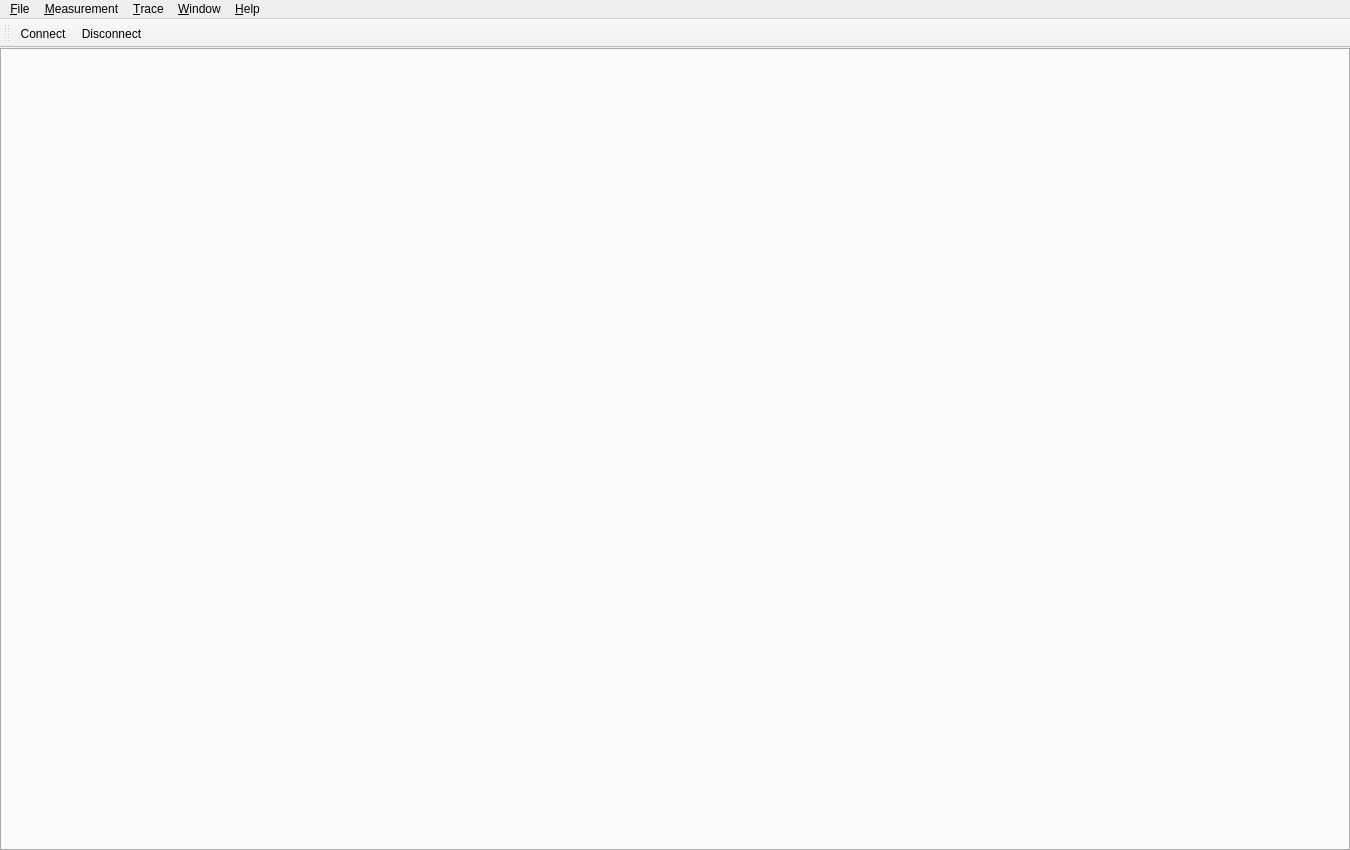
<?xml version="1.0" encoding="UTF-8"?>
<ui version="4.0">
 <class>MainWindow</class>
 <widget class="QMainWindow" name="MainWindow">
  <property name="geometry">
   <rect>
    <x>0</x>
    <y>0</y>
    <width>1350</width>
    <height>850</height>
   </rect>
  </property>
  <property name="windowTitle">
   <string>cangaroo</string>
  </property>
  <property name="styleSheet">
   <string notr="true">
QToolBar &gt; * {
	padding: 4px 2px;
}
</string>
  </property>
  <property name="documentMode">
   <bool>false</bool>
  </property>
  <property name="unifiedTitleAndToolBarOnMac">
   <bool>true</bool>
  </property>
  <widget class="QWidget" name="centralwidget">
   <layout class="QVBoxLayout" name="verticalLayout">
    <property name="spacing">
     <number>3</number>
    </property>
    <property name="leftMargin">
     <number>0</number>
    </property>
    <property name="topMargin">
     <number>0</number>
    </property>
    <property name="rightMargin">
     <number>0</number>
    </property>
    <property name="bottomMargin">
     <number>0</number>
    </property>
    <item>
     <widget class="QTabWidget" name="mainTabs">
      <property name="autoFillBackground">
       <bool>false</bool>
      </property>
      <property name="tabPosition">
       <enum>QTabWidget::South</enum>
      </property>
      <property name="tabShape">
       <enum>QTabWidget::Rounded</enum>
      </property>
      <property name="currentIndex">
       <number>-1</number>
      </property>
      <property name="elideMode">
       <enum>Qt::ElideNone</enum>
      </property>
      <property name="tabsClosable">
       <bool>false</bool>
      </property>
      <property name="movable">
       <bool>true</bool>
      </property>
     </widget>
    </item>
   </layout>
  </widget>
  <widget class="QMenuBar" name="menubar">
   <property name="geometry">
    <rect>
     <x>0</x>
     <y>0</y>
     <width>1350</width>
     <height>17</height>
    </rect>
   </property>
   <widget class="QMenu" name="menuFile">
    <property name="title">
     <string>&amp;File</string>
    </property>
    <addaction name="action_WorkspaceNew"/>
    <addaction name="separator"/>
    <addaction name="action_WorkspaceOpen"/>
    <addaction name="action_WorkspaceSave"/>
    <addaction name="action_WorkspaceSaveAs"/>
    <addaction name="separator"/>
    <addaction name="action_Quit"/>
   </widget>
   <widget class="QMenu" name="menuWindow">
    <property name="title">
     <string>&amp;Window</string>
    </property>
    <widget class="QMenu" name="menu_New">
     <property name="title">
      <string>&amp;New</string>
     </property>
     <addaction name="action_Trace_View"/>
     <addaction name="actionLog_View"/>
     <addaction name="actionGraph_View"/>
     <addaction name="actionCan_Status_View"/>
     <addaction name="actionGraph_View_2"/>
     <addaction name="actionTransmit_View"/>
    </widget>
    <addaction name="menu_New"/>
   </widget>
   <widget class="QMenu" name="menuMeasurement">
    <property name="title">
     <string>&amp;Measurement</string>
    </property>
    <addaction name="actionStart_Measurement"/>
    <addaction name="actionStop_Measurement"/>
    <!-- <addaction name="separator"/> -->
    <!-- <addaction name="actionSetup"/> -->
   </widget>
   <widget class="QMenu" name="menuHelp">
    <property name="title">
     <string>&amp;Help</string>
    </property>
    <addaction name="actionAbout"/>
   </widget>
   <widget class="QMenu" name="menu_Trace">
    <property name="title">
     <string>&amp;Trace</string>
    </property>
    <addaction name="action_TraceClear"/>
    <addaction name="separator"/>
    <addaction name="actionSave_Trace_to_file"/>
   </widget>
   <addaction name="menuFile"/>
   <addaction name="menuMeasurement"/>
   <addaction name="menu_Trace"/>
   <addaction name="menuWindow"/>
   <addaction name="menuHelp"/>
  </widget>
  <widget class="QToolBar" name="iconbar">
   <property name="windowTitle">
    <string>ToolBar</string>
   </property>
   <attribute name="toolBarArea">
    <enum>TopToolBarArea</enum>
   </attribute>
   <attribute name="toolBarBreak">
    <bool>false</bool>
   </attribute>
   <addaction name="actionConnect"/>
   <addaction name="actionDisconnect"/>
  </widget>
  <action name="actionConnect">
   <property name="icon">
    <iconset resource="cangaroo.qrc">
     <normaloff>:/assets/connect.png</normaloff>:/assets/connect.png</iconset>
   </property>
   <property name="text">
    <string>Connect</string>
   </property>
  </action>
  <action name="actionDisconnect">
   <property name="enabled">
    <bool>true</bool>
   </property>
   <property name="icon">
    <iconset resource="cangaroo.qrc">
     <normaloff>:/assets/disconnect.png</normaloff>:/assets/disconnect.png</iconset>
   </property>
   <property name="text">
    <string>Disconnect</string>
   </property>
  </action>
  <action name="action_Quit">
   <property name="text">
    <string>E&amp;xit</string>
   </property>
   <property name="shortcut">
    <string>Alt+F4</string>
   </property>
  </action>
  <action name="action_Trace_View">
   <property name="text">
    <string>&amp;Trace View</string>
   </property>
   <property name="shortcut">
    <string>Ctrl+Shift+T</string>
   </property>
  </action>
  <action name="actionLog_View">
   <property name="text">
    <string>&amp;Log View</string>
   </property>
   <property name="shortcut">
    <string>Ctrl+Shift+L</string>
   </property>
  </action>
  <!-- <action name="actionSetup">
   <property name="text">
    <string>&amp;Setup...</string>
   </property>
   <property name="shortcut">
    <string>Ctrl+Alt+S</string>
   </property>
  </action> -->
  <action name="actionStart_Measurement">
   <property name="text">
    <string>Star&amp;t Measurement</string>
   </property>
   <property name="shortcut">
    <string>F5</string>
   </property>
  </action>
  <action name="actionStop_Measurement">
   <property name="text">
    <string>Sto&amp;p Measurement</string>
   </property>
   <property name="shortcut">
    <string>Shift+F5</string>
   </property>
  </action>
  <action name="actionAbout">
   <property name="text">
    <string>&amp;About</string>
   </property>
  </action>
  <action name="actionSave_Trace_to_file">
   <property name="text">
    <string>&amp;Save Trace to file...</string>
   </property>
  </action>
  <action name="actionGraph_View">
   <property name="enabled">
    <bool>false</bool>
   </property>
   <property name="text">
    <string>&amp;Graph View</string>
   </property>
   <property name="shortcut">
    <string>Ctrl+Shift+G</string>
   </property>
   <property name="visible">
    <bool>false</bool>
   </property>
  </action>
  <action name="action_WorkspaceNew">
   <property name="text">
    <string>&amp;New Workspace...</string>
   </property>
   <property name="shortcut">
    <string>Ctrl+N</string>
   </property>
  </action>
  <action name="action_WorkspaceSave">
   <property name="text">
    <string>&amp;Save Workspace</string>
   </property>
   <property name="shortcut">
    <string>Ctrl+S</string>
   </property>
  </action>
  <action name="action_WorkspaceSaveAs">
   <property name="text">
    <string>Save Workspace &amp;As...</string>
   </property>
   <property name="shortcut">
    <string>Ctrl+Shift+S</string>
   </property>
  </action>
  <action name="action_WorkspaceOpen">
   <property name="text">
    <string>&amp;Open Workspace...</string>
   </property>
   <property name="shortcut">
    <string>Ctrl+O</string>
   </property>
  </action>
  <action name="action_TraceClear">
   <property name="text">
    <string>&amp;Clear</string>
   </property>
   <property name="shortcut">
    <string>Esc</string>
   </property>
  </action>
  <action name="actionCan_Status_View">
   <property name="text">
    <string>Can &amp;Status View</string>
   </property>
  </action>
  <action name="actionGraph_View_2">
   <property name="text">
    <string>Graph View</string>
   </property>
  </action>
  <action name="actionTransmit_View">
   <property name="text">
    <string>Transmit View</string>
   </property>
  </action>
 </widget>
 <resources>
  <include location="cangaroo.qrc"/>
 </resources>
 <connections>
  <connection>
   <sender>action_Quit</sender>
   <signal>triggered()</signal>
   <receiver>MainWindow</receiver>
   <slot>close()</slot>
   <hints>
    <hint type="sourcelabel">
     <x>-1</x>
     <y>-1</y>
    </hint>
    <hint type="destinationlabel">
     <x>399</x>
     <y>299</y>
    </hint>
   </hints>
  </connection>
 </connections>
</ui>
